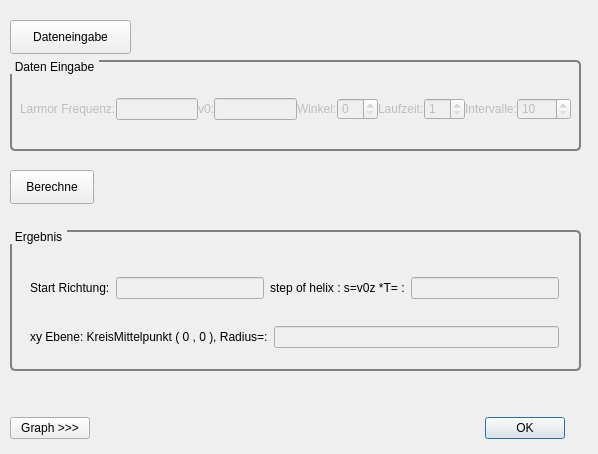
<?xml version="1.0" encoding="UTF-8"?>
<ui version="4.0">
 <class>dlgParticleInB</class>
 <widget class="QDialog" name="dlgParticleInB">
  <property name="geometry">
   <rect>
    <x>0</x>
    <y>0</y>
    <width>598</width>
    <height>454</height>
   </rect>
  </property>
  <property name="windowTitle">
   <string>Teilchen im Magnetfeld</string>
  </property>
  <widget class="QPushButton" name="pbBerechne">
   <property name="geometry">
    <rect>
     <x>10</x>
     <y>170</y>
     <width>84</width>
     <height>34</height>
    </rect>
   </property>
   <property name="text">
    <string>Berechne</string>
   </property>
  </widget>
  <widget class="QWidget" name="layoutWidget">
   <property name="geometry">
    <rect>
     <x>10</x>
     <y>410</y>
     <width>555</width>
     <height>36</height>
    </rect>
   </property>
   <layout class="QHBoxLayout" name="horizontalLayout_3">
    <item>
     <widget class="QPushButton" name="pbGraphik">
      <property name="text">
       <string>Graph &gt;&gt;&gt;</string>
      </property>
     </widget>
    </item>
    <item>
     <spacer name="horizontalSpacer">
      <property name="orientation">
       <enum>Qt::Horizontal</enum>
      </property>
      <property name="sizeHint" stdset="0">
       <size>
        <width>98</width>
        <height>20</height>
       </size>
      </property>
     </spacer>
    </item>
    <item>
     <widget class="QDialogButtonBox" name="buttonBox">
      <property name="orientation">
       <enum>Qt::Horizontal</enum>
      </property>
      <property name="standardButtons">
       <set>QDialogButtonBox::Ok</set>
      </property>
     </widget>
    </item>
   </layout>
  </widget>
  <widget class="QWidget" name="verticalLayoutWidget">
   <property name="geometry">
    <rect>
     <x>660</x>
     <y>80</y>
     <width>391</width>
     <height>361</height>
    </rect>
   </property>
   <layout class="QVBoxLayout" name="lyGraph">
    <item>
     <widget class="QPushButton" name="pbVergleich">
      <property name="text">
       <string>Vergleich mit/ohne Luftwiderstand</string>
      </property>
     </widget>
    </item>
   </layout>
  </widget>
  <widget class="QGroupBox" name="gbDatenEingabe">
   <property name="enabled">
    <bool>false</bool>
   </property>
   <property name="geometry">
    <rect>
     <x>10</x>
     <y>60</y>
     <width>571</width>
     <height>91</height>
    </rect>
   </property>
   <property name="styleSheet">
    <string notr="true">QGroupBox {
    background-color: qlineargradient(x1: 0, y1: 0, x2: 0, y2: 1,
                                      stop: 0 #00E0E0, stop: 1 #FFFFFF);
    border: 2px solid gray;
    border-radius: 5px;
    margin-top: 1ex; /* leave space at the top for the title */
}

QGroupBox::title {
    subcontrol-origin: margin;
    subcontrol-position: top left; /* position at the top left */
    padding: 0 3px;
color: black;
    background-color: qlineargradient(x1: 0, y1: 0, x2: 0, y2: 1,
                                      stop: 0 #FF0ECE, stop: 1 #FFFFFF);
}</string>
   </property>
   <property name="title">
    <string>Daten Eingabe</string>
   </property>
   <widget class="QWidget" name="layoutWidget_3">
    <property name="geometry">
     <rect>
      <x>10</x>
      <y>30</y>
      <width>551</width>
      <height>38</height>
     </rect>
    </property>
    <layout class="QHBoxLayout" name="hlyParticleInB">
     <property name="spacing">
      <number>0</number>
     </property>
     <item>
      <widget class="QLabel" name="lbLarmorFrequenz">
       <property name="enabled">
        <bool>false</bool>
       </property>
       <property name="text">
        <string>Larmor Frequenz:</string>
       </property>
      </widget>
     </item>
     <item>
      <widget class="QLineEdit" name="leLarmorFrequenzInput">
       <property name="enabled">
        <bool>false</bool>
       </property>
       <property name="maximumSize">
        <size>
         <width>998</width>
         <height>16777215</height>
        </size>
       </property>
       <property name="toolTip">
        <string>&lt;html&gt;&lt;head/&gt;&lt;body&gt;&lt;p&gt;Frequenz der &lt;a href=&quot;https://flexikon.doccheck.com/de/index.php?title=Pr%C3%A4zessionsbewegung&amp;amp;action=edit&amp;amp;redlink=1&quot;&gt;&lt;span style=&quot; text-decoration: underline; color:#2980b9;&quot;&gt;Präzessionsbewegung&lt;/span&gt;&lt;/a&gt; eines &lt;a href=&quot;https://flexikon.doccheck.com/de/Elementarteilchen&quot;&gt;&lt;span style=&quot; text-decoration: underline; color:#2980b9;&quot;&gt;Elementarteilchens&lt;/span&gt;&lt;/a&gt; in einem externen &lt;a href=&quot;https://flexikon.doccheck.com/de/Magnetfeld&quot;&gt;&lt;span style=&quot; text-decoration: underline; color:#2980b9;&quot;&gt;Magnetfeld (Omega = B*q/m,  position x0 = −v0y / omega)&lt;/span&gt;&lt;/a&gt;&lt;/p&gt;&lt;/body&gt;&lt;/html&gt;</string>
       </property>
       <property name="maxLength">
        <number>100</number>
       </property>
      </widget>
     </item>
     <item>
      <widget class="QLabel" name="lbV0">
       <property name="toolTip">
        <string>&lt;html&gt;&lt;head/&gt;&lt;body&gt;&lt;p&gt;Anfangsgeschwingikeit [m/s]&lt;/p&gt;&lt;/body&gt;&lt;/html&gt;</string>
       </property>
       <property name="text">
        <string>v0:</string>
       </property>
      </widget>
     </item>
     <item>
      <widget class="QLineEdit" name="leV0Input">
       <property name="enabled">
        <bool>false</bool>
       </property>
       <property name="toolTip">
        <string>&lt;html&gt;&lt;head/&gt;&lt;body&gt;&lt;p&gt;Anfangsgeschwingikeit [m/s]&lt;/p&gt;&lt;/body&gt;&lt;/html&gt;</string>
       </property>
      </widget>
     </item>
     <item>
      <widget class="QLabel" name="lbWinkel">
       <property name="text">
        <string>Winkel:</string>
       </property>
      </widget>
     </item>
     <item>
      <widget class="QSpinBox" name="spWinkelInput">
       <property name="enabled">
        <bool>false</bool>
       </property>
       <property name="minimum">
        <number>0</number>
       </property>
       <property name="maximum">
        <number>90</number>
       </property>
      </widget>
     </item>
     <item>
      <widget class="QLabel" name="lbLaufzeit">
       <property name="text">
        <string>Laufzeit:</string>
       </property>
      </widget>
     </item>
     <item>
      <widget class="QSpinBox" name="spLaufzeitInput">
       <property name="enabled">
        <bool>false</bool>
       </property>
       <property name="minimum">
        <number>1</number>
       </property>
       <property name="maximum">
        <number>60</number>
       </property>
      </widget>
     </item>
     <item>
      <widget class="QLabel" name="lbIntervalle">
       <property name="text">
        <string>Intervalle:</string>
       </property>
      </widget>
     </item>
     <item>
      <widget class="QSpinBox" name="spIntervalleInput">
       <property name="enabled">
        <bool>false</bool>
       </property>
       <property name="minimum">
        <number>10</number>
       </property>
       <property name="maximum">
        <number>1000</number>
       </property>
      </widget>
     </item>
    </layout>
   </widget>
  </widget>
  <widget class="QPushButton" name="pbEingabe">
   <property name="geometry">
    <rect>
     <x>10</x>
     <y>20</y>
     <width>121</width>
     <height>34</height>
    </rect>
   </property>
   <property name="text">
    <string>Dateneingabe</string>
   </property>
  </widget>
  <widget class="Line" name="line">
   <property name="geometry">
    <rect>
     <x>630</x>
     <y>10</y>
     <width>20</width>
     <height>441</height>
    </rect>
   </property>
   <property name="orientation">
    <enum>Qt::Vertical</enum>
   </property>
  </widget>
  <widget class="QLabel" name="lbGraphExtensionTitel">
   <property name="geometry">
    <rect>
     <x>660</x>
     <y>30</y>
     <width>321</width>
     <height>31</height>
    </rect>
   </property>
   <property name="styleSheet">
    <string notr="true">QLabel{
    border: 2px solid green;
    border-radius: 4px;
    padding: 2px;
}</string>
   </property>
   <property name="text">
    <string>Graphik Titel</string>
   </property>
  </widget>
  <widget class="QGroupBox" name="gbErgebnis">
   <property name="geometry">
    <rect>
     <x>10</x>
     <y>230</y>
     <width>571</width>
     <height>141</height>
    </rect>
   </property>
   <property name="styleSheet">
    <string notr="true">QGroupBox {
    background-color: qlineargradient(x1: 0, y1: 0, x2: 0, y2: 1,
                                      stop: 0 #00E0E0, stop: 1 #FFFFFF);
    border: 2px solid gray;
    border-radius: 5px;
    margin-top: 1ex; /* leave space at the top for the title */
}

QGroupBox::title {
    subcontrol-origin: margin;
    subcontrol-position: top left; /* position at the top left */
    padding: 0 3px;
color: black;
    background-color: qlineargradient(x1: 0, y1: 0, x2: 0, y2: 1,
                                      stop: 0 #FF0ECE, stop: 1 #FFFFFF);
}</string>
   </property>
   <property name="title">
    <string>Ergebnis</string>
   </property>
   <widget class="QWidget" name="layoutWidget">
    <property name="geometry">
     <rect>
      <x>20</x>
      <y>40</y>
      <width>529</width>
      <height>36</height>
     </rect>
    </property>
    <layout class="QHBoxLayout" name="horizontalLayout_10">
     <item>
      <widget class="QLabel" name="lbStartRichtung">
       <property name="text">
        <string>Start Richtung:</string>
       </property>
      </widget>
     </item>
     <item>
      <widget class="QLineEdit" name="leStartRichtung">
       <property name="enabled">
        <bool>false</bool>
       </property>
      </widget>
     </item>
     <item>
      <widget class="QLabel" name="lbStepOfHelix">
       <property name="text">
        <string>step of helix : s=v0z *T= :</string>
       </property>
      </widget>
     </item>
     <item>
      <widget class="QLineEdit" name="leStepOfHelix">
       <property name="enabled">
        <bool>false</bool>
       </property>
      </widget>
     </item>
    </layout>
   </widget>
   <widget class="QWidget" name="layoutWidget">
    <property name="geometry">
     <rect>
      <x>20</x>
      <y>90</y>
      <width>529</width>
      <height>34</height>
     </rect>
    </property>
    <layout class="QHBoxLayout" name="horizontalLayout_13">
     <item>
      <widget class="QLabel" name="lbKreisRadius">
       <property name="text">
        <string>xy Ebene: KreisMittelpunkt ( 0 , 0 ), Radius=:</string>
       </property>
      </widget>
     </item>
     <item>
      <widget class="QLineEdit" name="leKreisRadius">
       <property name="enabled">
        <bool>false</bool>
       </property>
      </widget>
     </item>
    </layout>
   </widget>
  </widget>
 </widget>
 <resources/>
 <connections>
  <connection>
   <sender>buttonBox</sender>
   <signal>accepted()</signal>
   <receiver>dlgParticleInB</receiver>
   <slot>accept()</slot>
   <hints>
    <hint type="sourcelabel">
     <x>248</x>
     <y>254</y>
    </hint>
    <hint type="destinationlabel">
     <x>157</x>
     <y>274</y>
    </hint>
   </hints>
  </connection>
 </connections>
</ui>
